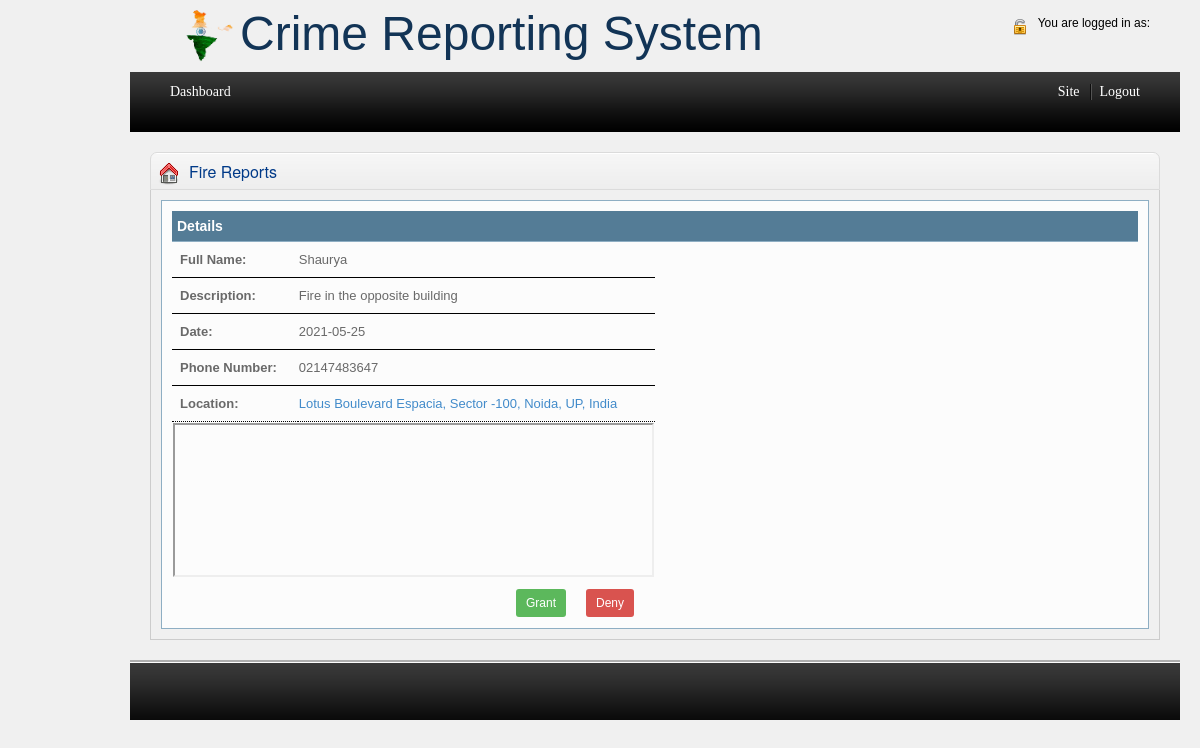
The page /administrator/fireReports.php?n=1 (signed in) on the database its author committed.
### tables this page shows
CREATE TABLE `fire_acc` (
  `fire_id` int(10) NOT NULL,
  `fullName` char(100) NOT NULL,
  `Address` varchar(100) NOT NULL,
  `phoneNumber` int(10) NOT NULL,
  `Description` varchar(100) NOT NULL,
  `Date` date DEFAULT NULL
);

### administrator/php/classes/db.php (the view, shortened to what this page needs)
<?php
	class pdo_database{
		private $db_conn;
		public function __construct(){
			try{
			$this ->db_conn = new PDO('mysql:host=localhost;dbname=station',"root","");
			return $this->db_conn;
			}
			catch(PDOException $e){
				echo "Could not connect to database. Check you database parameters";
			}
		}
		public function getDetailedInfoPerson($id){
			$sql = "SELECT fullName, Address, description, phoneNumber, Date FROM fire_acc WHERE fire_id = ?";
			$stmt = $this -> db_conn ->prepare($sql);
			$results = $stmt -> execute(array($id));
			if($results){
				$rows = $stmt->fetchAll(PDO::FETCH_ASSOC);
			if(count($rows) > 0){
					echo '<tr style="border-bottom:1px solid #000;"><td style="padding:10px 8px;"><b>Full Name:</b></td><td>'.$rows[0]['fullName'].'</td></tr>';
					echo '<tr style="border-bottom:1px solid #000;"><td style="padding:10px 8px;"><b>Description:</b></td><td>'.$rows[0]['description'].'</td></tr>';
					echo '<tr style="border-bottom:1px solid #000;"><td style="padding:10px 8px;"><b>Date:</b></td><td>'.$rows[0]['Date'].'</td></tr>';
					echo '<tr style="border-bottom:1px solid #000;"><td style="padding:10px 8px;"><b>Phone Number:</b></td><td>0'.$rows[0]['phoneNumber'].'</td></tr>';
					echo '<tr style="border-bottom:1px dotted #000;"><td style="padding:10px 8px;"><b>Location:</b></td><td><a target="iframe_fire" href="https://maps.google.com/maps?q='.$rows[0]['Address'].'&output=embed">'.$rows[0]['Address'].'</a></td></tr>';
			}
			}
			return;
		}
	}
?>

### administrator/stylesheet/style.css (style rules this page uses)
body { background-color:#f0f0f0; }
.dashboard-content table td { font-size:13px; }
body { font-family:Arial, Helvetica, sans-serif; font-size:12px; background: #f0f0f0; color: #696969; }

### rows shown on the page
fire_acc: fullName "Shaurya", Description "Fire in the opposite building", Date "2021-05-25", phoneNumber "2147483647", Address "Lotus Boulevard Espacia, Sector -100, Noida, UP, India"
